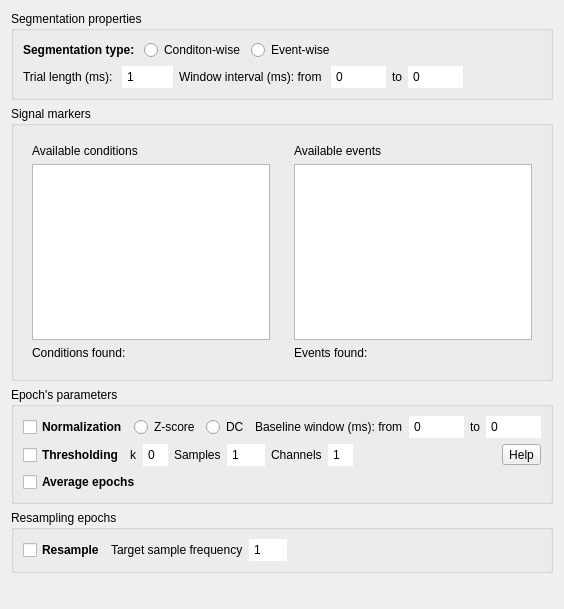
<?xml version="1.0" encoding="UTF-8"?>
<ui version="4.0">
 <class>Form</class>
 <widget class="QWidget" name="Form">
  <property name="geometry">
   <rect>
    <x>0</x>
    <y>0</y>
    <width>518</width>
    <height>609</height>
   </rect>
  </property>
  <property name="windowTitle">
   <string>Form</string>
  </property>
  <layout class="QVBoxLayout" name="verticalLayout_2">
   <item>
    <widget class="QGroupBox" name="segmentation_properties">
     <property name="title">
      <string>Segmentation properties</string>
     </property>
     <layout class="QVBoxLayout" name="verticalLayout">
      <item>
       <layout class="QHBoxLayout" name="conditions">
        <item>
         <widget class="QLabel" name="segmentationtypeLabel">
          <property name="font">
           <font>
            <weight>75</weight>
            <bold>true</bold>
           </font>
          </property>
          <property name="text">
           <string>Segmentation type: </string>
          </property>
         </widget>
        </item>
        <item>
         <widget class="QRadioButton" name="conditionRButton">
          <property name="text">
           <string>Conditon-wise</string>
          </property>
         </widget>
        </item>
        <item>
         <widget class="QRadioButton" name="eventRButton">
          <property name="text">
           <string>Event-wise</string>
          </property>
         </widget>
        </item>
        <item>
         <spacer name="horizontalSpacer">
          <property name="orientation">
           <enum>Qt::Horizontal</enum>
          </property>
          <property name="sizeHint" stdset="0">
           <size>
            <width>40</width>
            <height>20</height>
           </size>
          </property>
         </spacer>
        </item>
       </layout>
      </item>
      <item>
       <layout class="QHBoxLayout" name="trials">
        <item>
         <widget class="QLabel" name="trialLabel">
          <property name="toolTip">
           <string>Epochs length in samples</string>
          </property>
          <property name="text">
           <string>Trial length (ms): </string>
          </property>
         </widget>
        </item>
        <item>
         <widget class="QSpinBox" name="trialBox">
          <property name="font">
           <font>
            <kerning>true</kerning>
           </font>
          </property>
          <property name="styleSheet">
           <string notr="true">QSpinBox::up-button, QSpinBox::down-button {
    width: 0;
    height: 0;
    border: none;
}
</string>
          </property>
          <property name="inputMethodHints">
           <set>Qt::ImhDigitsOnly</set>
          </property>
          <property name="frame">
           <bool>false</bool>
          </property>
          <property name="keyboardTracking">
           <bool>true</bool>
          </property>
          <property name="minimum">
           <number>1</number>
          </property>
          <property name="maximum">
           <number>100000</number>
          </property>
          <property name="singleStep">
           <number>100</number>
          </property>
         </widget>
        </item>
        <item>
         <widget class="QLabel" name="winLabel_1">
          <property name="toolTip">
           <string>Temporal window in ms of the epoch. For example, w_epoch_t = [0, 1000] takes the epoch form 0 ms to 1000 ms after each onset (0 ms represents the onset).</string>
          </property>
          <property name="text">
           <string>Window interval (ms): from </string>
          </property>
         </widget>
        </item>
        <item>
         <widget class="QSpinBox" name="winBox_1">
          <property name="font">
           <font>
            <kerning>true</kerning>
           </font>
          </property>
          <property name="styleSheet">
           <string notr="true">QSpinBox::up-button, QSpinBox::down-button {
    width: 0;
    height: 0;
    border: none;
}
</string>
          </property>
          <property name="frame">
           <bool>true</bool>
          </property>
          <property name="minimum">
           <number>-100000</number>
          </property>
          <property name="maximum">
           <number>100000</number>
          </property>
          <property name="singleStep">
           <number>100</number>
          </property>
         </widget>
        </item>
        <item>
         <widget class="QLabel" name="winLabel_2">
          <property name="text">
           <string>to</string>
          </property>
         </widget>
        </item>
        <item>
         <widget class="QSpinBox" name="winBox_2">
          <property name="styleSheet">
           <string notr="true">QSpinBox::up-button, QSpinBox::down-button {
    width: 0;
    height: 0;
    border: none;
}
</string>
          </property>
          <property name="minimum">
           <number>-100000</number>
          </property>
          <property name="maximum">
           <number>100000</number>
          </property>
          <property name="singleStep">
           <number>100</number>
          </property>
         </widget>
        </item>
        <item>
         <spacer name="horizontalSpacer_2">
          <property name="orientation">
           <enum>Qt::Horizontal</enum>
          </property>
          <property name="sizeHint" stdset="0">
           <size>
            <width>40</width>
            <height>20</height>
           </size>
          </property>
         </spacer>
        </item>
       </layout>
      </item>
     </layout>
    </widget>
   </item>
   <item>
    <widget class="QGroupBox" name="signal_markers">
     <property name="title">
      <string>Signal markers</string>
     </property>
     <layout class="QHBoxLayout" name="horizontalLayout">
      <item>
       <layout class="QVBoxLayout" name="available_conditions">
        <item>
         <widget class="QWidget" name="conditionWidget" native="true">
          <layout class="QVBoxLayout" name="verticalLayout_3">
           <item>
            <widget class="QLabel" name="availableconditionsLabel">
             <property name="text">
              <string>Available conditions</string>
             </property>
            </widget>
           </item>
           <item>
            <widget class="QListView" name="conditionList"/>
           </item>
           <item>
            <widget class="QLabel" name="conditionLabel">
             <property name="sizePolicy">
              <sizepolicy hsizetype="Preferred" vsizetype="Preferred">
               <horstretch>0</horstretch>
               <verstretch>3</verstretch>
              </sizepolicy>
             </property>
             <property name="text">
              <string>Conditions found: </string>
             </property>
            </widget>
           </item>
          </layout>
         </widget>
        </item>
       </layout>
      </item>
      <item>
       <layout class="QVBoxLayout" name="available_events">
        <item>
         <widget class="QWidget" name="eventWidget" native="true">
          <layout class="QVBoxLayout" name="verticalLayout_4">
           <item>
            <widget class="QLabel" name="availableeventsLabel">
             <property name="text">
              <string>Available events</string>
             </property>
            </widget>
           </item>
           <item>
            <widget class="QListView" name="eventList"/>
           </item>
           <item>
            <widget class="QLabel" name="eventLabel">
             <property name="sizePolicy">
              <sizepolicy hsizetype="Preferred" vsizetype="Preferred">
               <horstretch>0</horstretch>
               <verstretch>3</verstretch>
              </sizepolicy>
             </property>
             <property name="text">
              <string>Events found: </string>
             </property>
            </widget>
           </item>
          </layout>
         </widget>
        </item>
       </layout>
      </item>
     </layout>
    </widget>
   </item>
   <item>
    <widget class="QGroupBox" name="groupBox_2">
     <property name="title">
      <string>Epoch's parameters</string>
     </property>
     <layout class="QVBoxLayout" name="verticalLayout_8">
      <item>
       <layout class="QHBoxLayout" name="horizontalLayout_5">
        <item>
         <widget class="QCheckBox" name="normCBox">
          <property name="font">
           <font>
            <weight>75</weight>
            <bold>true</bold>
           </font>
          </property>
          <property name="text">
           <string>Normalization</string>
          </property>
         </widget>
        </item>
        <item>
         <widget class="QRadioButton" name="zscoreRButton">
          <property name="text">
           <string>Z-score</string>
          </property>
         </widget>
        </item>
        <item>
         <widget class="QRadioButton" name="dcRButton">
          <property name="text">
           <string>DC</string>
          </property>
         </widget>
        </item>
        <item>
         <spacer name="horizontalSpacer_5">
          <property name="orientation">
           <enum>Qt::Horizontal</enum>
          </property>
          <property name="sizeHint" stdset="0">
           <size>
            <width>40</width>
            <height>20</height>
           </size>
          </property>
         </spacer>
        </item>
        <item>
         <widget class="QLabel" name="baselineLabel_1">
          <property name="toolTip">
           <string>Temporal window in ms of the baseline. For example, w_baseline_t = [-500, 100] takes the baseline from -500 ms before each onset to 100 ms after each onset (0 ms represents the onset). This chunk of signal is used to normalize the epoch, if applicable.</string>
          </property>
          <property name="text">
           <string>Baseline window (ms): from</string>
          </property>
         </widget>
        </item>
        <item>
         <widget class="QSpinBox" name="baselineCBox_1">
          <property name="styleSheet">
           <string notr="true">QSpinBox::up-button, QSpinBox::down-button {
    width: 0;
    height: 0;
    border: none;
}
</string>
          </property>
          <property name="minimum">
           <number>-100000</number>
          </property>
          <property name="maximum">
           <number>10000</number>
          </property>
         </widget>
        </item>
        <item>
         <widget class="QLabel" name="baselineLabel_2">
          <property name="text">
           <string>to</string>
          </property>
         </widget>
        </item>
        <item>
         <widget class="QSpinBox" name="baselineCBox_2">
          <property name="styleSheet">
           <string notr="true">QSpinBox::up-button, QSpinBox::down-button {
    width: 0;
    height: 0;
    border: none;
}
</string>
          </property>
          <property name="minimum">
           <number>-100000</number>
          </property>
          <property name="maximum">
           <number>1000000</number>
          </property>
          <property name="value">
           <number>0</number>
          </property>
         </widget>
        </item>
       </layout>
      </item>
      <item>
       <layout class="QHBoxLayout" name="horizontalLayout_4">
        <item>
         <widget class="QCheckBox" name="thresCBox">
          <property name="font">
           <font>
            <weight>75</weight>
            <bold>true</bold>
           </font>
          </property>
          <property name="text">
           <string>Thresholding</string>
          </property>
         </widget>
        </item>
        <item>
         <widget class="QLabel" name="threskLabel">
          <property name="toolTip">
           <string>Standard deviation multiplier to calculate threshold</string>
          </property>
          <property name="text">
           <string>k</string>
          </property>
         </widget>
        </item>
        <item>
         <widget class="QSpinBox" name="threskBox">
          <property name="styleSheet">
           <string notr="true">QSpinBox::up-button, QSpinBox::down-button {
    width: 0;
    height: 0;
    border: none;
}
</string>
          </property>
         </widget>
        </item>
        <item>
         <widget class="QLabel" name="thressampLabel">
          <property name="toolTip">
           <string>Minimum number of samples that have to be over the threshold in each epoch to be discarded</string>
          </property>
          <property name="text">
           <string>Samples</string>
          </property>
         </widget>
        </item>
        <item>
         <widget class="QSpinBox" name="thressampBox">
          <property name="styleSheet">
           <string notr="true">QSpinBox::up-button, QSpinBox::down-button {
    width: 0;
    height: 0;
    border: none;
}
</string>
          </property>
          <property name="minimum">
           <number>1</number>
          </property>
          <property name="maximum">
           <number>9999</number>
          </property>
         </widget>
        </item>
        <item>
         <widget class="QLabel" name="threschanLabel">
          <property name="text">
           <string>Channels</string>
          </property>
         </widget>
        </item>
        <item>
         <widget class="QSpinBox" name="threschanBox">
          <property name="toolTip">
           <string>Minimum number of channels that have to have n_samples over the threshold in each epoch to be discarded</string>
          </property>
          <property name="styleSheet">
           <string notr="true">QSpinBox::up-button, QSpinBox::down-button {
    width: 0;
    height: 0;
    border: none;
}
</string>
          </property>
          <property name="minimum">
           <number>1</number>
          </property>
         </widget>
        </item>
        <item>
         <spacer name="horizontalSpacer_3">
          <property name="orientation">
           <enum>Qt::Horizontal</enum>
          </property>
          <property name="sizeHint" stdset="0">
           <size>
            <width>40</width>
            <height>20</height>
           </size>
          </property>
         </spacer>
        </item>
        <item>
         <widget class="QToolButton" name="threshelButton">
          <property name="text">
           <string>Help</string>
          </property>
         </widget>
        </item>
       </layout>
      </item>
      <item>
       <layout class="QHBoxLayout" name="horizontalLayout_2">
        <item>
         <widget class="QCheckBox" name="averageCBox">
          <property name="font">
           <font>
            <weight>75</weight>
            <bold>true</bold>
           </font>
          </property>
          <property name="text">
           <string>Average epochs</string>
          </property>
         </widget>
        </item>
       </layout>
      </item>
     </layout>
    </widget>
   </item>
   <item>
    <widget class="QGroupBox" name="groupBox">
     <property name="title">
      <string>Resampling epochs</string>
     </property>
     <layout class="QHBoxLayout" name="horizontalLayout_3">
      <item>
       <widget class="QCheckBox" name="resampleCBox">
        <property name="font">
         <font>
          <weight>75</weight>
          <bold>true</bold>
         </font>
        </property>
        <property name="text">
         <string>Resample</string>
        </property>
       </widget>
      </item>
      <item>
       <widget class="QLabel" name="newfsLabel">
        <property name="text">
         <string>Target sample frequency</string>
        </property>
       </widget>
      </item>
      <item>
       <widget class="QSpinBox" name="resamplefsBox">
        <property name="styleSheet">
         <string notr="true">QSpinBox::up-button, QSpinBox::down-button {
    width: 0;
    height: 0;
    border: none;
}
</string>
        </property>
        <property name="minimum">
         <number>1</number>
        </property>
        <property name="maximum">
         <number>9999</number>
        </property>
       </widget>
      </item>
      <item>
       <spacer name="horizontalSpacer_4">
        <property name="orientation">
         <enum>Qt::Horizontal</enum>
        </property>
        <property name="sizeHint" stdset="0">
         <size>
          <width>40</width>
          <height>20</height>
         </size>
        </property>
       </spacer>
      </item>
     </layout>
    </widget>
   </item>
   <item>
    <spacer name="verticalSpacer">
     <property name="orientation">
      <enum>Qt::Vertical</enum>
     </property>
     <property name="sizeHint" stdset="0">
      <size>
       <width>20</width>
       <height>40</height>
      </size>
     </property>
    </spacer>
   </item>
  </layout>
 </widget>
 <resources/>
 <connections/>
</ui>
